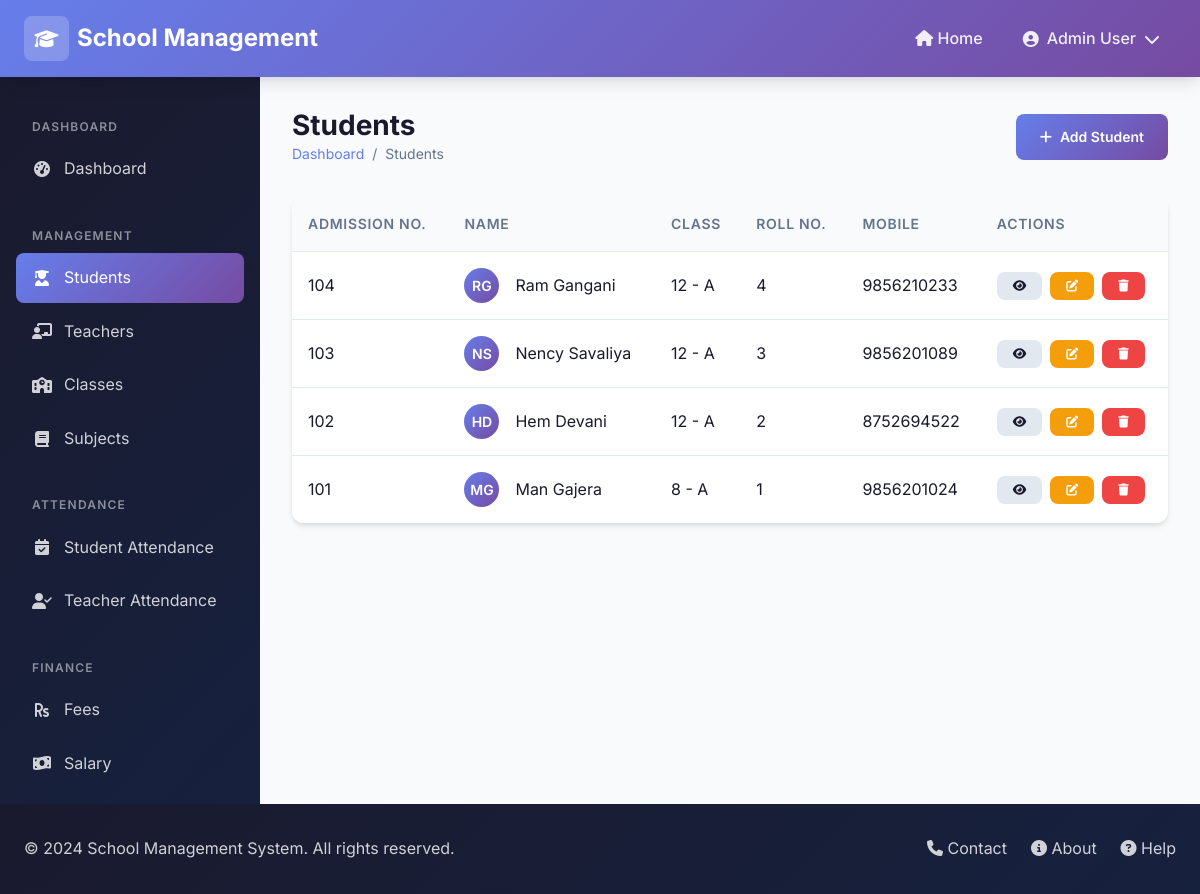
The page /admin-panel/students/ on the database its author committed.
### core/models.py (models this page shows, shortened)
class Student(models.Model):
    GENDER_CHOICES = [
        ('male', 'Male'),
        ('female', 'Female'),
        ('other', 'Other'),
    ]
    username = models.CharField(max_length=50, unique=True)
    password = models.CharField(max_length=255)
    name = models.CharField(max_length=100)
    surname = models.CharField(max_length=100)
    email = models.EmailField(unique=True)
    mobile = models.CharField(max_length=15, blank=True)
    dob = models.DateField(null=True, blank=True)
    gender = models.CharField(max_length=10, choices=GENDER_CHOICES)
    roll_no = models.CharField(max_length=20)
    address = models.TextField(blank=True)
    student_class = models.ForeignKey(Class, on_delete=models.SET_NULL, null=True, related_name='students')
    section = models.CharField(max_length=10, blank=True)
    admission_no = models.CharField(max_length=50, unique=True)
    admission_date = models.DateField(null=True, blank=True)
    parent_name = models.CharField(max_length=100, blank=True)
    parent_mobile = models.CharField(max_length=15, blank=True)
    parent_email = models.EmailField(blank=True)
    created_at = models.DateTimeField(auto_now_add=True)
    updated_at = models.DateTimeField(auto_now=True)

class Class(models.Model):
    name = models.CharField(max_length=50)  # e.g., "Class 1", "Class 10"
    section = models.CharField(max_length=10, blank=True)  # e.g., "A", "B"
    created_at = models.DateTimeField(auto_now_add=True)
    updated_at = models.DateTimeField(auto_now=True)
    class Meta:
        verbose_name_plural = "Classes"
        ordering = ['name', 'section']
    def __str__(self):
        if self.section:
            return f"{self.name} - {self.section}"
        return self.name

### core/views.py (the view)
    def wrapper(request, *args, **kwargs):
        if request.session.get('user_role') != 'admin':
            try:
                admin = Admin.objects.first()
                if admin:
                    request.session['user_id'] = admin.id
                    request.session['user_role'] = 'admin'
                    request.session['user_name'] = admin.full_name
            except:
                messages.error(request, 'Admin not found.')
                return redirect('login')
        return view_func(request, *args, **kwargs)

### core/models.py (called while the page is built)
    @property
    def full_name(self):
        return f"{self.name} {self.surname}"

### core/views.py (called while the page is built)
def admin_required(view_func):
    def wrapper(request, *args, **kwargs):
        if request.session.get('user_role') != 'admin':
            try:
                admin = Admin.objects.first()
                if admin:
                    request.session['user_id'] = admin.id
                    request.session['user_role'] = 'admin'
                    request.session['user_name'] = admin.full_name
            except:
                messages.error(request, 'Admin not found.')
                return redirect('login')
        return view_func(request, *args, **kwargs)
    return wrapper

@admin_required
def student_list(request):
    students = Student.objects.all().order_by('-created_at')
    paginator = Paginator(students, 10)
    page = request.GET.get('page')
    students = paginator.get_page(page)
    return render(request, 'admin/students/list.html', {'students': students})

### templates/admin/students/list.html (shortened to what this page needs)
{% extends 'base.html' %}
{% load static %}
{% block content %}
{% include 'partials/admin_header.html' %}
<div class="dashboard-layout">
    {% include 'partials/sidebar.html' %}
    <main class="main-content">
        <div class="page-header">
            <div>
                <h1 class="page-title">Students</h1>
                <div class="breadcrumb">
                    <a href="{% url 'admin_dashboard' %}">Dashboard</a>
                    <span>/</span>
                    <span>Students</span>
                </div>
            </div>
            <a href="{% url 'student_add' %}" class="btn btn-primary">
                <i class="fas fa-plus"></i> Add Student
            </a>
        </div>
        <div class="table-container">
            <table class="table">
                <thead>
                    <tr>
                        <th>Admission No.</th>
                        <th>Name</th>
                        <th>Class</th>
                        <th>Roll No.</th>
                        <th>Mobile</th>
                        <th>Actions</th>
                    </tr>
                </thead>
                <tbody>
                    {% for student in students %}
                    <tr>
                        <td>{{ student.admission_no }}</td>
                        <td>
                            <div class="flex items-center gap-2">
                                <div class="recent-avatar" style="width: 35px; height: 35px; font-size: 0.875rem;">
                                    {{ student.name|slice:":1" }}{{ student.surname|slice:":1" }}
                                </div>
                                {{ student.name }} {{ student.surname }}
                            </div>
                        </td>
                        <td>{{ student.student_class|default:"-" }}</td>
                        <td>{{ student.roll_no }}</td>
                        <td>{{ student.mobile|default:"-" }}</td>
                        <td>
                            <div class="flex gap-1">
                                <a href="{% url 'student_detail' student.pk %}" class="btn btn-sm btn-secondary"
                                    title="View">
                                    <i class="fas fa-eye"></i>
                                </a>
                                <a href="{% url 'student_edit' student.pk %}" class="btn btn-sm btn-warning"
                                    title="Edit">
                                    <i class="fas fa-edit"></i>
                                </a>
                                <a href="{% url 'student_delete' student.pk %}" class="btn btn-sm btn-danger"
                                    title="Delete">
                                    <i class="fas fa-trash"></i>
                                </a>
                            </div>
                        </td>
                    </tr>
                    {% empty %}
                    <tr>
                        <td colspan="6" class="text-center text-gray">No students found</td>
                    </tr>
                    {% endfor %}
                </tbody>
            </table>
        </div>
    </main>
</div>
{% include 'partials/footer.html' %}
{% endblock %}

### static/css/style.css (style rules this page uses)
:root { --primary: #667eea; --primary-dark: #5a67d8; --secondary: #764ba2; --accent: #00d4ff; --success: #10b981; --warning: #f59e0b; --danger: #ef4444; --dark: #1a1a2e; --dark-light: #16213e; --light: #f8fafc; --gray: #64748b; --gray-light: #e2e8f0; --white: #ffffff; --gradient-primary: linear-gradient(135deg, var(--primary) 0%, var(--secondary) 100%); --gradient-dark: linear-gradient(135deg, var(--dark) 0%, var(--dark-light) 100%); --gradient-accent: linear-gradient(135deg, var(--accent) 0%, var(--primary) 100%); --shadow-sm: 0 1px 2px 0 rgba(0, 0, 0, 0.05); --shadow: 0 4px 6px -1px rgba(0, 0, 0, 0.1), 0 2px 4px -1px rgba(0, 0, 0, 0.06); --shadow-lg: 0 10px 15px -3px rgba(0, 0, 0, 0.1), 0 4px 6px -2px rgba(0, 0, 0, 0.05); --shadow-xl: 0 20px 25px -5px rgba(0, 0, 0, 0.1), 0 10px 10px -5px rgba(0, 0, 0, 0.04); --radius-sm: 0.375rem; --radius: 0.5rem; --radius-lg: 0.75rem; --radius-xl: 1rem; --radius-2xl: 1.5rem; --transition: all 0.3s ease; }
*, *::before, *::after { margin: 0; padding: 0; box-sizing: border-box; }
html { scroll-behavior: smooth; }
body { font-family: 'Inter', -apple-system, BlinkMacSystemFont, 'Segoe UI', Roboto, Oxygen, Ubuntu, sans-serif; background-color: var(--light); color: var(--dark); line-height: 1.6; min-height: 100vh; }
a { text-decoration: none; color: inherit; transition: var(--transition); }
h1, h2, h3, h4, h5, h6 { font-weight: 700; line-height: 1.2; margin-bottom: 0.5em; }
h1 { font-size: 2.5rem; }
.flex { display: flex; }
.items-center { align-items: center; }
.gap-1 { gap: 0.5rem; }
.gap-2 { gap: 1rem; }
.btn { display: inline-flex; align-items: center; justify-content: center; gap: 0.5rem; padding: 0.75rem 1.5rem; font-size: 0.875rem; font-weight: 600; border: none; border-radius: var(--radius); cursor: pointer; transition: var(--transition); text-decoration: none; }
.btn-primary { background: var(--gradient-primary); color: var(--white); }
.btn-secondary { background: var(--gray-light); color: var(--dark); }
.btn-warning { background: var(--warning); color: var(--white); }
.btn-danger { background: var(--danger); color: var(--white); }
.btn-sm { padding: 0.5rem 1rem; font-size: 0.75rem; }
.table-container { overflow-x: auto; border-radius: var(--radius-lg); box-shadow: var(--shadow); }
.table { width: 100%; border-collapse: collapse; background: var(--white); }
.table th, .table td { padding: 1rem; text-align: left; border-bottom: 1px solid var(--gray-light); }
.table th { background: var(--light); font-weight: 600; font-size: 0.875rem; color: var(--gray); text-transform: uppercase; letter-spacing: 0.05em; }
.table tbody tr { transition: var(--transition); }
.table tbody tr:last-child td { border-bottom: none; }
.dashboard-layout { display: flex; min-height: calc(100vh - 73px); }
.main-content { flex: 1; padding: 2rem; background: var(--light); }
.page-header { display: flex; align-items: center; justify-content: space-between; margin-bottom: 2rem; }
.page-title { font-size: 1.75rem; font-weight: 700; color: var(--dark); margin: 0; }
.breadcrumb { display: flex; align-items: center; gap: 0.5rem; font-size: 0.875rem; color: var(--gray); }
.breadcrumb a { color: var(--primary); }
.recent-avatar { width: 45px; height: 45px; background: var(--gradient-primary); border-radius: 50%; display: flex; align-items: center; justify-content: center; color: var(--white); font-weight: 600; font-size: 1rem; }

### rows shown on the page
Student: admission_no "104", name "R", surname "G", name "Ram", surname "Gangani", student_class "12 - A", roll_no "4", mobile "9856210233"
Student: admission_no "103", name "N", surname "S", name "Nency", surname "Savaliya", student_class "12 - A", roll_no "3", mobile "9856201089"
Student: admission_no "102", name "H", surname "D", name "Hem", surname "Devani", student_class "12 - A", roll_no "2", mobile "8752694522"
Student: admission_no "101", name "M", surname "G", name "Man", surname "Gajera", student_class "8 - A", roll_no "1", mobile "9856201024"

### other values the page prints
{{ request.session.user_name|default:"Administrator" }} "Admin User"
